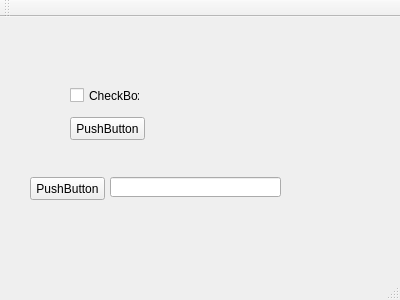
<?xml version="1.0" encoding="UTF-8"?>
<ui version="4.0">
 <class>MainWindow</class>
 <widget class="QMainWindow" name="MainWindow">
  <property name="geometry">
   <rect>
    <x>0</x>
    <y>0</y>
    <width>400</width>
    <height>300</height>
   </rect>
  </property>
  <property name="windowTitle">
   <string>MainWindow</string>
  </property>
  <widget class="QWidget" name="centralWidget">
   <widget class="QCheckBox" name="checkBox">
    <property name="geometry">
     <rect>
      <x>70</x>
      <y>70</y>
      <width>70</width>
      <height>17</height>
     </rect>
    </property>
    <property name="text">
     <string>CheckBox</string>
    </property>
   </widget>
   <widget class="QPushButton" name="pushButton">
    <property name="geometry">
     <rect>
      <x>70</x>
      <y>100</y>
      <width>75</width>
      <height>23</height>
     </rect>
    </property>
    <property name="text">
     <string>PushButton</string>
    </property>
   </widget>
   <widget class="QPushButton" name="pushButton_2">
    <property name="geometry">
     <rect>
      <x>30</x>
      <y>160</y>
      <width>75</width>
      <height>23</height>
     </rect>
    </property>
    <property name="text">
     <string>PushButton</string>
    </property>
   </widget>
   <widget class="QLineEdit" name="lineEdit">
    <property name="geometry">
     <rect>
      <x>110</x>
      <y>160</y>
      <width>171</width>
      <height>20</height>
     </rect>
    </property>
   </widget>
  </widget>
  <widget class="QMenuBar" name="menuBar">
   <property name="geometry">
    <rect>
     <x>0</x>
     <y>0</y>
     <width>400</width>
     <height>21</height>
    </rect>
   </property>
  </widget>
  <widget class="QToolBar" name="mainToolBar">
   <attribute name="toolBarArea">
    <enum>TopToolBarArea</enum>
   </attribute>
   <attribute name="toolBarBreak">
    <bool>false</bool>
   </attribute>
  </widget>
  <widget class="QStatusBar" name="statusBar"/>
 </widget>
 <layoutdefault spacing="6" margin="11"/>
 <resources/>
 <connections/>
</ui>
